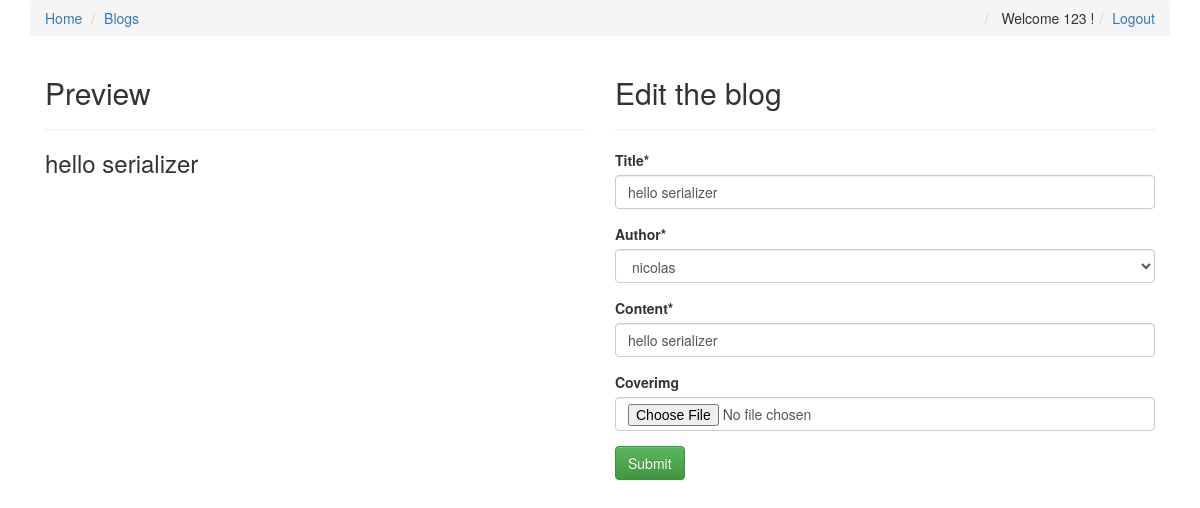
The app's page /blogs/3/edit/ (signed in) with its own data.
### blogs/models.py (models this page shows, shortened)
class Blog(models.Model):
    title = models.CharField(max_length=120)
    author = models.ForeignKey(settings.AUTH_USER_MODEL, default=1)
    content = models.TextField(null=True, blank=True)
    slug = models.SlugField(blank=True, unique=True)
    viewedCount = models.IntegerField(default=0, editable=False)
    coverimg = models.ImageField(upload_to=upload_location, null=True, blank=True)
    created = models.DateTimeField(auto_now_add=True)
    updated = models.DateTimeField(auto_now=True)
    readtime = models.TimeField(null=True, blank=True)
    class Meta:
        ordering = ["-updated", "-created"]
        app_label = "blogs"

### blogs/views.py (the view)
# urls.py: url(r'^(?P<blog_id>\d+)/edit/$', blog_edit_by_id, name="blog_edit_by_id"),
def blog_edit_by_id(request, blog_id, *args, **kwargs):
    if request.method == 'GET':
        blog = get_object_or_404(Blog, id=blog_id)
        if isinstance(blog, Blog):  # get that blog
            form = BlogForm(instance=blog)
            context = {
                'form': form
            }
        return render(request, 'blogs/blog_form.html', context)
    else:
        blog = get_object_or_404(Blog, id=blog_id)
        form = BlogForm(request.POST, request.FILES, instance=blog)
        if form.is_valid():
            blog = form.save()
        return redirect(blog)

### blogs/form.py
class BlogForm(ModelForm):
    content = forms.CharField(widget=AdminPagedownWidget(show_preview=False))
    class Meta:
        model = Blog
        fields = ['title', 'author', 'content', 'coverimg', ]

### blogs/templates/blogs/blog_form.html (shortened to what this page needs)
{% extends 'index.html' %}
{% load crispy_forms_tags %}
{% block content %}
<div class="col-sm-6">
    <h2>Preview</h2>
    <hr/>
    <h3 id="blog_title"></h3>
</div>
<div class="col-sm-6">
    <h2> Edit the blog</h2>
    <hr/>
    <form action="" method="post" enctype="multipart/form-data">
        {{ form  |  crispy }}
        <input type="submit" class="btn btn-success" value="Submit"/>
    </form>
</div>
{% endblock content %}

### templates/index.html (shortened to what this page needs)
<!DOCTYPE HTML>
{% load static %}
<html>
<head>
    <link rel="stylesheet" href="https://maxcdn.bootstrapcdn.com/bootstrap/3.3.7/css/bootstrap.min.css"
>
    <link rel="stylesheet" href="https://maxcdn.bootstrapcdn.com/bootstrap/3.3.7/css/bootstrap-theme.min.css"
>
    <link rel="stylesheet" href="https://maxcdn.bootstrapcdn.com/font-awesome/4.7.0/css/font-awesome.min.css" >
    <link rel="stylesheet" type="text/css" href="{% static 'css/base.css' %}">
</head>
<body>
<div class="container">
    <ol class="breadcrumb">
        <li><a href="{% url 'blogs:blogs_index' %}">Home</a></li>
        <li><a href="{% url 'blogs:blogs_index' %}">Blogs</a></li>
        {% if not request.user.is_authenticated %}
        <li class="pull-right"><a href="{% url 'accounts:login_view'  %}">Login</a></li>
        <li class="pull-right"><a href="{% url 'accounts:register_view'  %}">Register</a></li>
        {% else %}
        <li class="pull-right"><a href="{% url 'accounts:logout_view'  %}">Logout</a></li>
        <li class="pull-right"> Welcome {{ request.user.username|title }} !</li>
        {% endif %}
    </ol>
</div>
<div class="container">
    {% block content %}
    {% endblock content %}
</div>
</body>
</html>

### records on screen
Blog: title "hello serializer", author "nicolas", content "hello serializer"

### other values on screen
{{ request.user.username|title }} "123"
